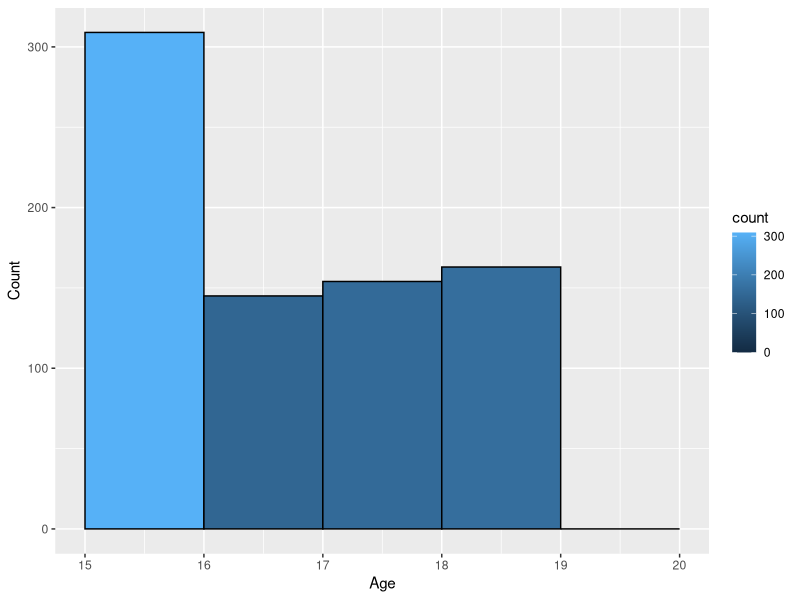
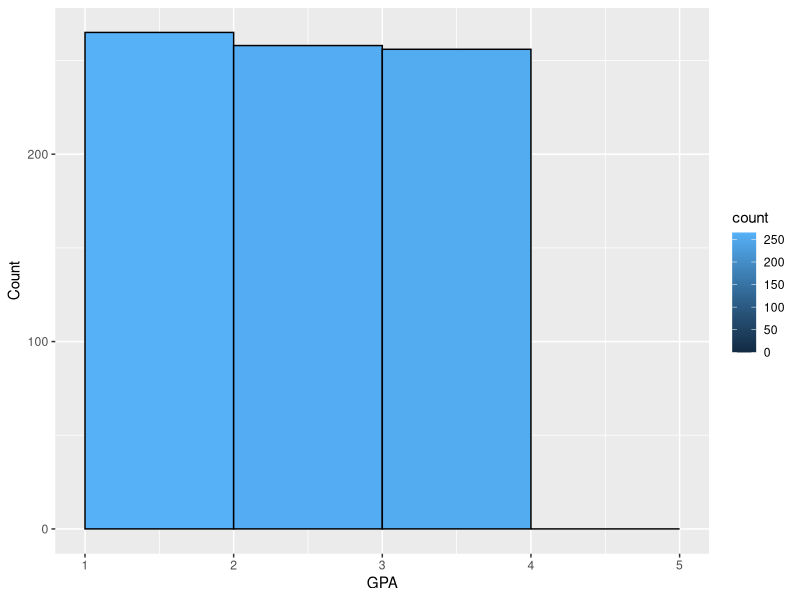
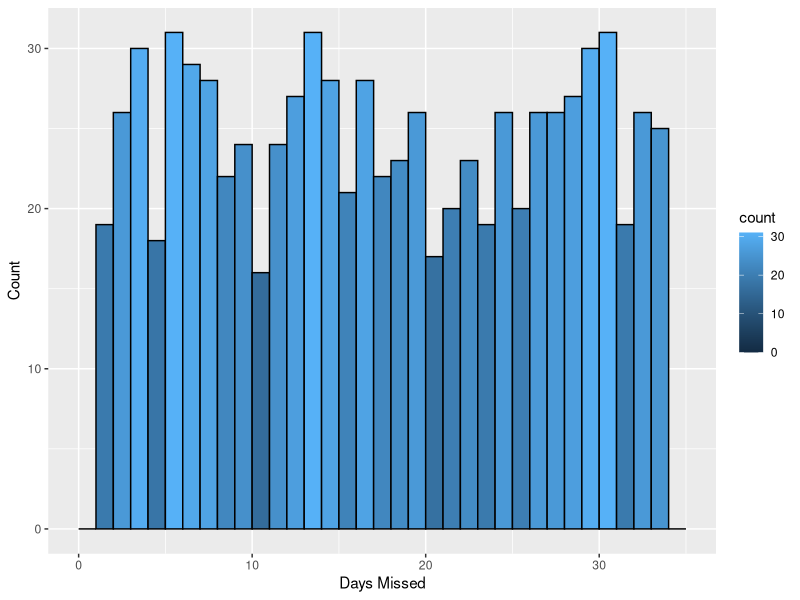

These charts were generated, in order, by the following R code:
## ---- chunk 1
dat <- read.csv('mock_student_data.csv')
## ---- chunk 2
library(ggplot2)
ggplot(data=dat, aes(dat$Age)) + 
     geom_histogram(col="black", 
                     aes(fill=..count..),
                     breaks=seq(15, 20, by=1)) + 
     labs(x="Age", y="Count")
## ---- chunk 3
ggplot(data=dat, aes(dat$GPA)) + 
     geom_histogram(col="black", 
                     aes(fill=..count..),
                     breaks=seq(1, 5, by=1)) + 
     labs(x="GPA", y="Count")
## ---- chunk 4
ggplot(data=dat, aes(dat$Days_missed)) + 
     geom_histogram(col="black", 
                    aes(fill=..count..),
                    breaks=seq(0, 35, by=1)) +
     labs(x="Days Missed", y="Count")
